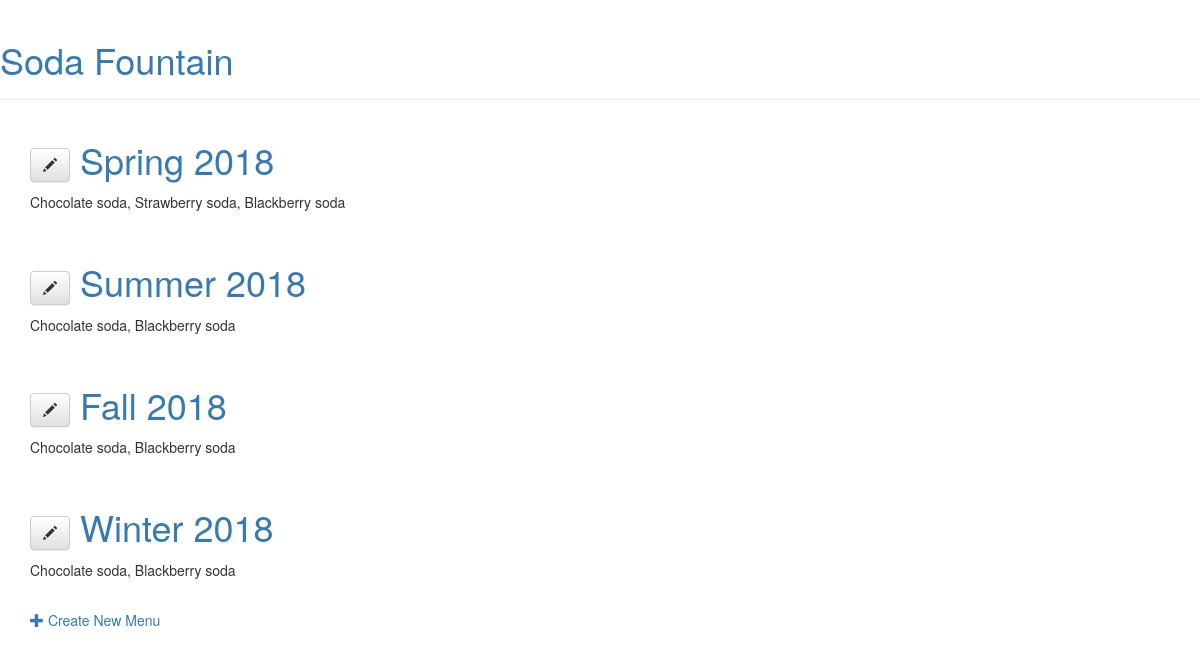
The page / on the database its author committed.
### menu/models.py (models this page shows, shortened)
class Menu(models.Model):
    season = models.CharField(max_length=20)
    items = models.ManyToManyField('Item', related_name='items')
    created_date = models.DateTimeField(
            default=timezone.now)
    expiration_date = models.DateTimeField(
            blank=True, null=True)

class Item(models.Model):
    name = models.CharField(max_length=200)
    description = models.TextField()
    chef = models.ForeignKey('auth.User')
    created_date = models.DateTimeField(
            default=timezone.now)
    standard = models.BooleanField(default=False)
    ingredients = models.ManyToManyField('Ingredient')
    def __str__(self):
        return self.name

### menu/views.py (the view)
# urls.py: url(r'^$', views.menu_list, name='menu_list'),
def menu_list(request):
    all_menus = Menu.objects.all()
    menus = []
    for menu in all_menus:
        if menu.expiration_date is not None:  # Account for NULL values
            if menu.expiration_date >= timezone.now():
                menus.append(menu)
    menus = sorted(menus, key=attrgetter('expiration_date'))
    return render(request, 'menu/menu_list.html', {'menus': menus})

### menu/templates/menu/menu_list.html (shortened to what this page needs)
{% extends "menu/layout.html" %}
{% block content %}
    {% for menu in menus %}
        <h1>
            <a class="btn btn-default" href="{% url 'menu_edit' pk=menu.pk %}"><span class="glyphicon glyphicon-pencil"></span></a>
            <a href="{% url 'menu_detail' pk=menu.pk %}">{{ menu.season }}</a>
        </h1>
        <p>{{ menu.items.all|join:", "}}</p>
        <br>
    {% endfor %}
    <a href="{% url 'menu_new' %}" class="top-menu"><span class="glyphicon glyphicon-plus"></span> Create New Menu</a>
{% endblock %}

### menu/templates/menu/layout.html (shortened to what this page needs)
{% load static from staticfiles %}
<!DOCTYPE html>
<html>
    <head>
        <link rel="stylesheet" href="//maxcdn.bootstrapcdn.com/bootstrap/3.2.0/css/bootstrap.min.css">
        <link rel="stylesheet" href="//maxcdn.bootstrapcdn.com/bootstrap/3.2.0/css/bootstrap-theme.min.css">
    </head>
    <body>
        <div class="page-header">
            <h1><a href="/">Soda Fountain</a></h1>
        </div>
        <div class="content container">
            <div class="row">
                <div class="col-md-8">
                    <div class="post">
                        {% block content %}
                        {% endblock %}
                    </div>
                </div>
            </div>
        </div>
    </body>
</html>

### rows shown on the page
Menu: season "Spring 2018", items.all "Chocolate soda, Strawberry soda, Blackberry soda"
Menu: season "Summer 2018", items.all "Chocolate soda, Blackberry soda"
Menu: season "Fall 2018", items.all "Chocolate soda, Blackberry soda"
Menu: season "Winter 2018", items.all "Chocolate soda, Blackberry soda"
